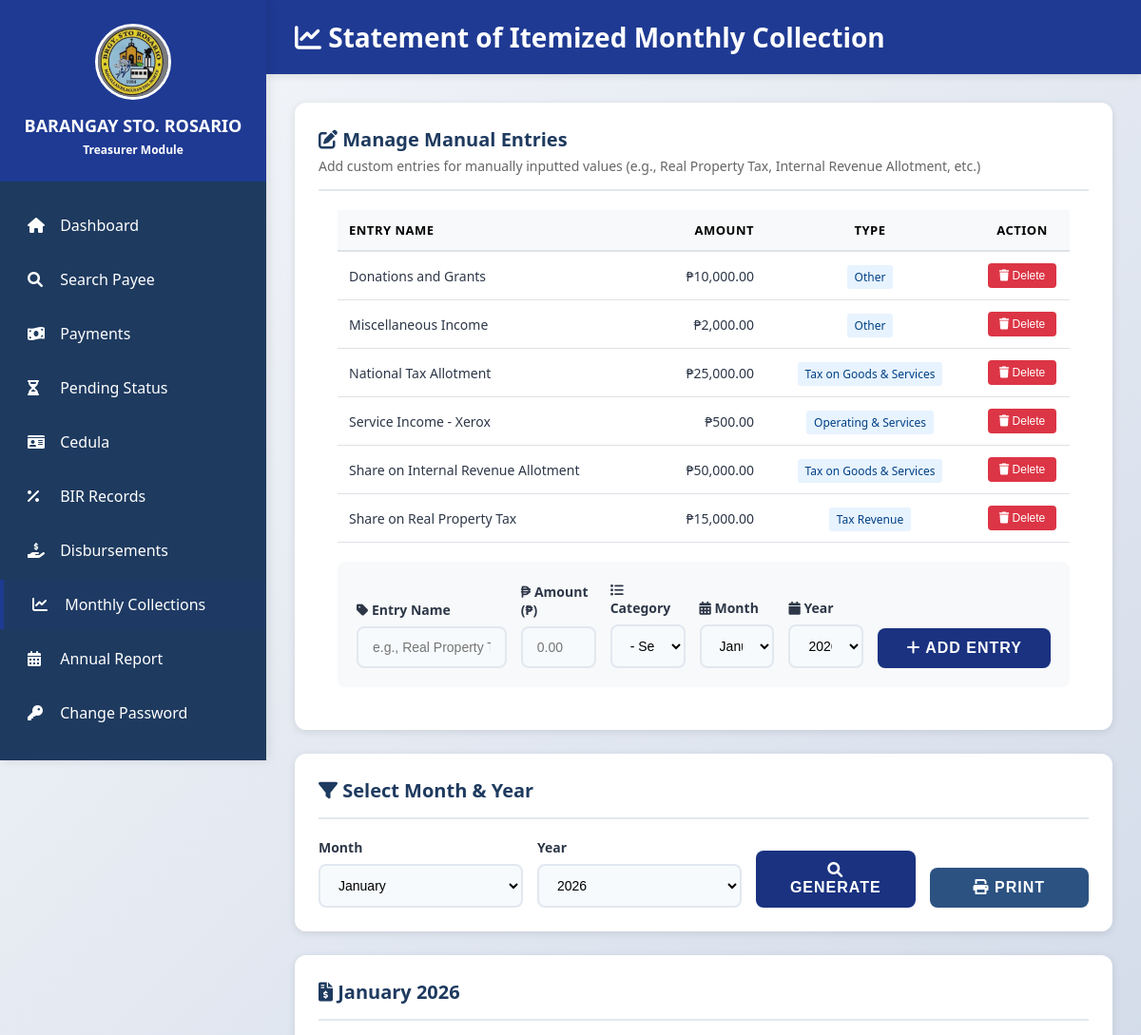
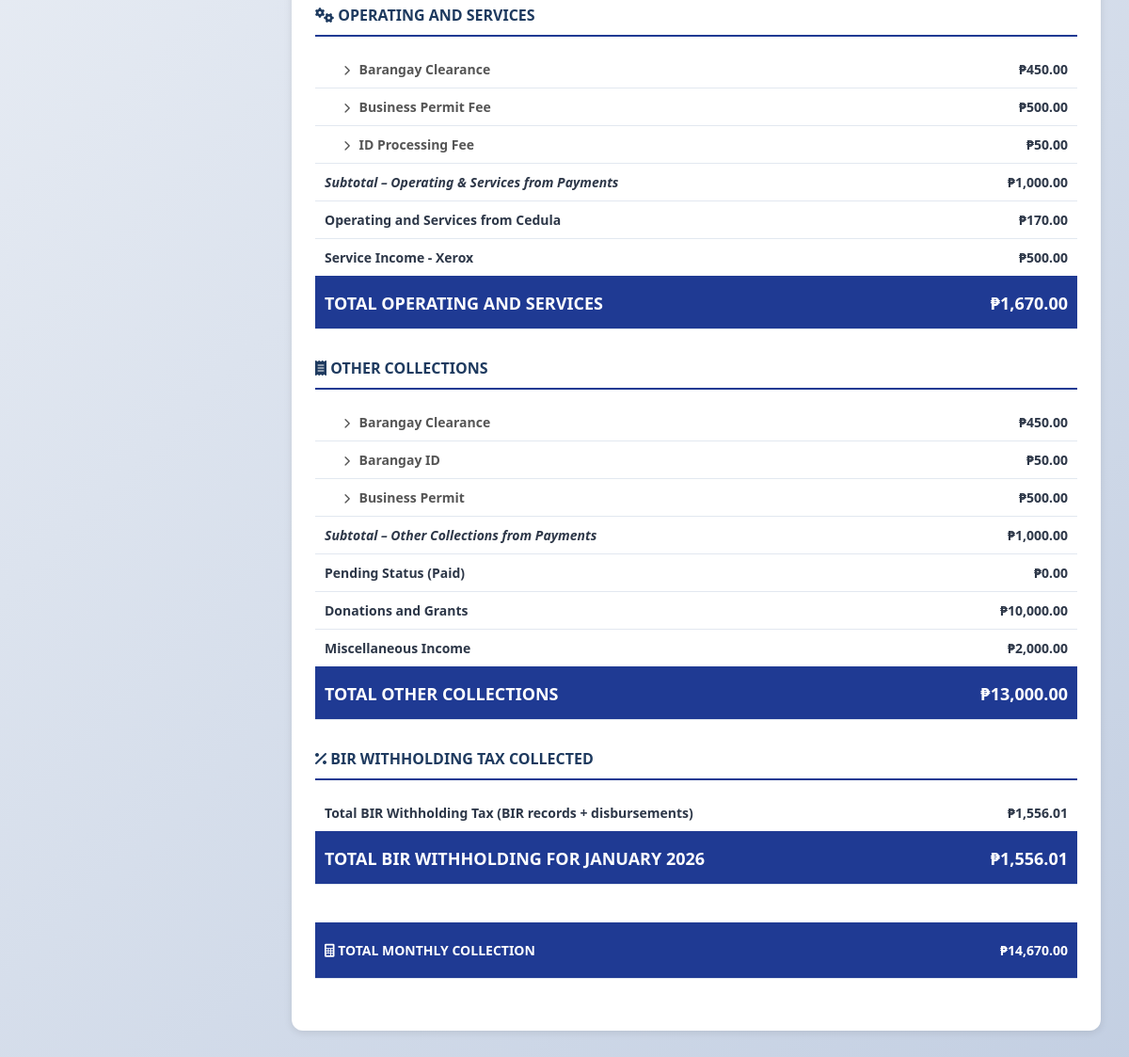
/treasurer/collections/monthly.php?month=1 (signed in), run on the app's committed database (2 pictures, top to bottom).
### tables this page shows
CREATE TABLE IF NOT EXISTS monthly_manual_entries (
    id INT AUTO_INCREMENT PRIMARY KEY,
    month INT NOT NULL,
    year INT NOT NULL,
    entry_name VARCHAR(200) NOT NULL,
    amount DECIMAL(15, 2) NOT NULL,
    entry_type VARCHAR(100), 
    created_at TIMESTAMP DEFAULT CURRENT_TIMESTAMP,
    UNIQUE KEY unique_entry (month, year, entry_name)
);

### treasurer/collections/monthly.php (the view, shortened to what the rows shown need)
<?php
include "../../config/database.php";
$month = $_GET['month'] ?? date('m');
$year = $_GET['year'] ?? date('Y');
$manualEntries = [];
$result = $conn->query("
    SELECT id, entry_name, amount, entry_type
    FROM monthly_manual_entries
    WHERE month = $month AND year = $year
    ORDER BY entry_name
");
while ($row = $result->fetch_assoc()) {
    $manualEntries[$row['entry_name']] = $row;
}
$taxRevenueEntries = [];
$operatingServicesEntries = [];
$otherCollectionsEntries = [];
foreach ($manualEntries as $entry) {
    switch ($entry['entry_type']) {
        case 'Tax Revenue':
            $taxRevenueEntries[] = $entry;
            break;
        case 'Operating & Services':
            $operatingServicesEntries[] = $entry;
            break;
        case 'Other':
            $otherCollectionsEntries[] = $entry;
            break;
    }
}
?>
<!DOCTYPE html>
<html lang="en">
<head>
    <link rel="stylesheet" href="../../assets/css/style.css">
    <link rel="stylesheet" href="https://cdnjs.cloudflare.com/ajax/libs/font-awesome/6.0.0/css/all.min.css">
</head>
<body>
    <div class="dashboard-container">
        <aside class="sidebar no-print">
            <div class="sidebar-header">
                <h2>BARANGAY STO. ROSARIO</h2>
            </div>
        </aside>
        <main class="main-content">
            <div class="content-header no-print">
                <h1><i class="fas fa-chart-line"></i> Statement of Itemized Monthly Collection</h1>
            </div>
            <div class="content-body">
                <div class="card no-print">
                    <?php if (!empty($manualEntries)): ?>
                    <div style="margin: 20px; overflow-x: auto;">
                        <table style="width: 100%; border-collapse: collapse;">
                            <thead>
                                <tr style="background: #f8f9fa; border-bottom: 2px solid #dee2e6; color: #000;">
                                    <th style="padding: 12px; text-align: left; font-weight: 600; color: #000;">Entry
                                        Name</th>
                                    <th style="padding: 12px; text-align: right; font-weight: 600; color: #000;">Amount
                                    </th>
                                    <th style="padding: 12px; text-align: center; font-weight: 600; color: #000;">Type
                                    </th>
                                    <th
                                        style="padding: 12px; text-align: center; font-weight: 600; width: 100px; color: #000;">
                                        Action</th>
                                </tr>
                            </thead>
                            <tbody>
                                <?php foreach ($manualEntries as $entry): ?>
                                <tr style="border-bottom: 1px solid #dee2e6;">
                                    <td style="padding: 12px;">
                                        <?= htmlspecialchars($entry['entry_name']) ?>
                                    </td>
                                    <td style="padding: 12px; text-align: right; font-weight: 500;">
                                        ₱<?= number_format($entry['amount'], 2) ?>
                                    </td>
                                    <td style="padding: 12px; text-align: center;">
                                        <?php if ($entry['entry_type']): ?>
                                        <span
                                            style="background: #e7f3ff; color: #004085; padding: 4px 8px; border-radius: 3px; font-size: 12px;">
                                            <?= htmlspecialchars($entry['entry_type']) ?>
                                        </span>
                                        <?php else: ?>
                                        <span style="color: #999;">-</span>
                                        <?php endif; ?>
                                    </td>
                                    <td style="padding: 12px; text-align: center;">
                                        <form method="POST" style="display: inline;"
                                            onsubmit="return confirm('Delete this entry?');">
                                            <button type="submit"
                                                style="background: #dc3545; color: white; border: none; padding: 6px 12px; border-radius: 4px; cursor: pointer; font-size: 12px;">
                                                <i class="fas fa-trash"></i> Delete
                                            </button>
                                        </form>
                                    </td>
                                </tr>
                                <?php endforeach; ?>
                            </tbody>
                        </table>
                    </div>
                    <?php endif; ?>
                </div>
                <div class="card">
                    <div class="report-section">
                        <table class="report-table">
                            <tbody>
                                <?php foreach ($operatingServicesEntries as $entry): ?>
                                <tr>
                                    <td><?= htmlspecialchars($entry['entry_name']) ?>
                                    </td>
                                    <td>₱<?= number_format($entry['amount'], 2) ?>
                                    </td>
                                </tr>
                                <?php endforeach; ?>
                            </tbody>
                        </table>
                    </div>
                    <div class="report-section">
                        <table class="report-table">
                            <tbody>
                                <?php foreach ($otherCollectionsEntries as $entry): ?>
                                <tr>
                                    <td><?= htmlspecialchars($entry['entry_name']) ?>
                                    </td>
                                    <td>₱<?= number_format($entry['amount'], 2) ?>
                                    </td>
                                </tr>
                                <?php endforeach; ?>
                            </tbody>
                        </table>
                    </div>
                </div>
            </div>
        </main>
    </div>
</body>
</html>

### data on the page
monthly_manual_entries: entry_name "Donations and Grants", amount "10,000.00", entry_type "Other"
monthly_manual_entries: entry_name "Miscellaneous Income", amount "2,000.00", entry_type "Other"
monthly_manual_entries: entry_name "National Tax Allotment", amount "25,000.00", entry_type "Tax on Goods & Services"
monthly_manual_entries: entry_name "Service Income - Xerox", amount "500.00", entry_type "Operating & Services"
monthly_manual_entries: entry_name "Share on Internal Revenue Allotment", amount "50,000.00", entry_type "Tax on Goods & Services"
monthly_manual_entries: entry_name "Share on Real Property Tax", amount "15,000.00", entry_type "Tax Revenue"

### other printed values
$monthName "January 2026"
$bd['operating_services'] "Barangay Clearance"
$bd['total'] "450.00"
$bd['operating_services'] "Business Permit Fee"
$bd['total'] "500.00"
$bd['operating_services'] "ID Processing Fee"
$bd['total'] "50.00"
$operatingServicesPayments "1,000.00"
$operatingServicesCedula "170.00"
$operatingServices "1,670.00"
$bd['service_type'] ?: 'Unspecified' "Barangay Clearance"
$bd['service_type'] ?: 'Unspecified' "Barangay ID"
$bd['service_type'] ?: 'Unspecified' "Business Permit"
$otherCollectionsPayments "1,000.00"
$pendingPaidCollections "0.00"
